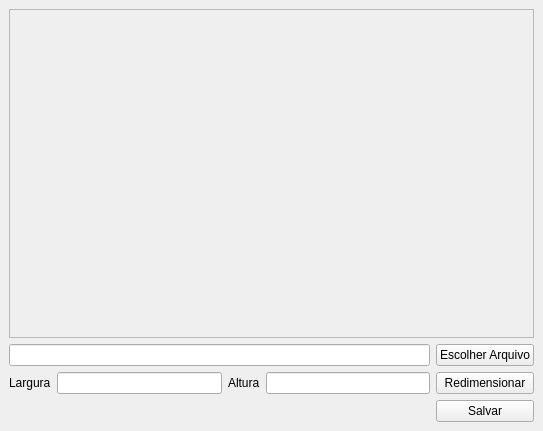
<?xml version="1.0" encoding="UTF-8"?>
<ui version="4.0">
 <class>MainWindow</class>
 <widget class="QMainWindow" name="MainWindow">
  <property name="geometry">
   <rect>
    <x>0</x>
    <y>0</y>
    <width>543</width>
    <height>431</height>
   </rect>
  </property>
  <property name="windowTitle">
   <string>Redimensionar Imagem</string>
  </property>
  <widget class="QWidget" name="centralwidget">
   <layout class="QGridLayout" name="gridLayout">
    <item row="3" column="2">
     <widget class="QLabel" name="label_2">
      <property name="text">
       <string>Altura</string>
      </property>
     </widget>
    </item>
    <item row="3" column="4">
     <widget class="QPushButton" name="btnRedimensionar">
      <property name="text">
       <string>Redimensionar</string>
      </property>
     </widget>
    </item>
    <item row="3" column="3">
     <widget class="QLineEdit" name="inputAltura"/>
    </item>
    <item row="3" column="1">
     <widget class="QLineEdit" name="inputLargura"/>
    </item>
    <item row="3" column="0">
     <widget class="QLabel" name="label">
      <property name="text">
       <string>Largura</string>
      </property>
     </widget>
    </item>
    <item row="4" column="4">
     <widget class="QPushButton" name="btnSalvar">
      <property name="text">
       <string>Salvar</string>
      </property>
     </widget>
    </item>
    <item row="0" column="0" colspan="5">
     <widget class="QScrollArea" name="scrollArea">
      <property name="widgetResizable">
       <bool>true</bool>
      </property>
      <widget class="QWidget" name="scrollAreaWidgetContents">
       <property name="geometry">
        <rect>
         <x>0</x>
         <y>0</y>
         <width>523</width>
         <height>324</height>
        </rect>
       </property>
       <layout class="QGridLayout" name="gridLayout_2">
        <item row="0" column="0">
         <widget class="QLabel" name="labelImg">
          <property name="text">
           <string/>
          </property>
          <property name="alignment">
           <set>Qt::AlignCenter</set>
          </property>
         </widget>
        </item>
       </layout>
      </widget>
     </widget>
    </item>
    <item row="2" column="4">
     <widget class="QPushButton" name="btnEscolherArquivo">
      <property name="text">
       <string>Escolher Arquivo</string>
      </property>
     </widget>
    </item>
    <item row="2" column="0" colspan="4">
     <widget class="QLineEdit" name="inputAbrirArquivo"/>
    </item>
   </layout>
  </widget>
 </widget>
 <resources/>
 <connections/>
</ui>
